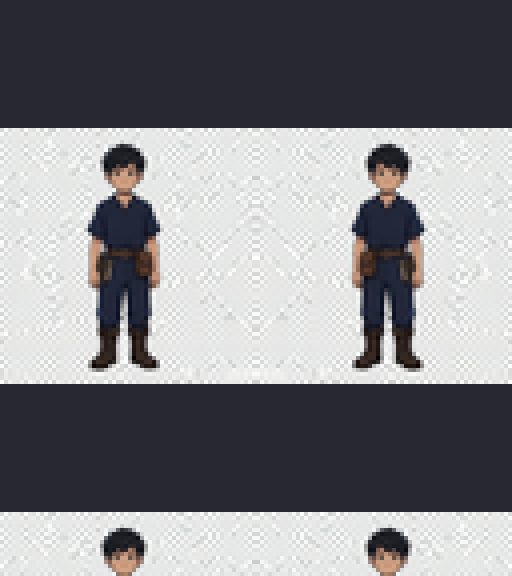
#> input picture materials/inbox/visual/characters/VIS-CHR-001_UW-UPGRADE-1.0_kirito_contact_sheet.png, 512 x 576 px, given in place of Pixel_art_RPG_character_sprite_2026-08-07T09-59-52.png, which was not available
$ python _gen_sprites.py
#> lines starting #> are read from the running program, lines starting #| are printed output that depends on the picture; pictures that were not available may be replaced by others from this repository, and a replacement may not be noted
"""
VIS-CHR-001/002/003 UW-UPGRADE-1.0 Character Sprite Sheet Generator
Creates 48-frame sprite sheets (4 directions x 12 frames) for each character.
Cell: 64x96, RGBA, bottom-center anchor.
"""
import hashlib, json, os, csv, math, random
from PIL import Image, ImageDraw, ImageFilter, ImageOps

random.seed(42)

CELL_W, CELL_H = 64, 96
DIRS = ["down", "left", "right", "up"]
ANIMS = {"idle": 2, "walk": 6, "interact": 4}
FRAMES_PER_DIR = sum(ANIMS.values())  # 12
TOTAL_FRAMES = FRAMES_PER_DIR * len(DIRS)  # 48

# Sheet layout: 12 columns x 4 rows
SHEET_COLS = FRAMES_PER_DIR  # 12
SHEET_ROWS = len(DIRS)       # 4

CHARACTERS = [
    {
        "request_id": "VIS-CHR-001",
        "name": "kirito",
        "src": "Pixel_art_RPG_character_sprite_2026-08-07T09-59-52.png",
        "desc": "Kirito - young boy, black hair, dark navy village worker outfit",
        "interact_desc": "record, point, crouch_observe, reach_stop"
    },
    {
        "request_id": "VIS-CHR-002",
        "name": "alice",
        "src": "Pixel_art_RPG_character_sprite_2026-08-07T10-00-20.png",
        "desc": "Alice - young girl, wheat-golden hair, cream village dress",
        "interact_desc": "hand_item, basic_aid, check_record, farewell_look"
    },
    {
        "request_id": "VIS-CHR-003",
        "name": "eugeo",
        "src": "Pixel_art_RPG_character_sprite_2026-08-07T10-00-47.png",
        "desc": "Eugeo - young boy, light brown hair, cold blue-grey worker outfit",
        "interact_desc": "axe_ready,协作_hand_item, check_route, protective_stance"
    }
]

def load_and_fit_character(src_path):
    """Load character image, crop to content, fit into 64x96 cell"""
    img = Image.open(src_path).convert("RGBA")
#> img is the input picture: PIL image 512x576 RGBA; mean R, G, B, A 131.4, 131.3, 135.5, 255

    # Find bounding box of non-transparent content
    bbox = img.getbbox()
#> bbox = (0, 0, 512, 576)
    if bbox:
        img = img.crop(bbox)

    # Resize to fit within cell while maintaining aspect ratio
    w, h = img.size
#> w = 512; h = 576
    scale = min(CELL_W / w, CELL_H / h, 1.0)
#> scale = 0.125
    # Don't upscale too much; aim for character to be about 80% of cell height
    target_h = int(CELL_H * 0.82)
    target_w = int(w * (target_h / h))
#> target_w = 69
    if target_w > CELL_W:
        target_w = CELL_W
        target_h = int(h * (target_w / w))
#> target_h = 72
    img = img.resize((target_w, target_h), Image.LANCZOS)
#> img: PIL image 64x72 RGBA

    # Create cell with bottom-center alignment
    cell = Image.new("RGBA", (CELL_W, CELL_H), (0, 0, 0, 0))
#> cell: PIL image 64x96 RGBA; every value is 0
    x = (CELL_W - target_w) // 2
    y = CELL_H - target_h
#> y = 24
    cell.paste(img, (x, y), img)
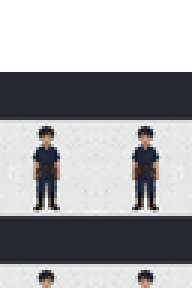
#> cell: PIL image 64x96 RGBA (shown 3 times larger); mean R, G, B, A 98.6, 98.5, 101.7, 191.2; transparent parts drawn white

    return cell

def create_back_view(cell):
    """Create a back view by flipping vertically and covering face with hair color"""
    back = cell.copy()
    # Flip vertically for approximate back view
    back = ImageOps.flip(back)
    # Actually, for a proper back view, we should just use the original
    # but cover the face area. Let's use a different approach:
    # Keep the body, replace the head area with a solid color
    back = cell.copy()
    # Cover face area (top ~25% of character) with a darkened version
    overlay = Image.new("RGBA", (CELL_W, CELL_H), (0, 0, 0, 0))
    draw = ImageDraw.Draw(overlay)
    # Cover face region
    head_h = int(CELL_H * 0.22)
    draw.rectangle([8, 4, CELL_W-8, head_h], fill=(0, 0, 0, 0))
    # Blend - actually just darken the top portion
    darkened = Image.new("RGBA", (CELL_W, CELL_H), (0, 0, 0, 0))
    top_part = cell.crop((0, 0, CELL_W, head_h + 5))
    # Darken it
    darker = ImageOps.colorize(top_part.convert("L"), (30, 25, 20), (200, 180, 150))
    darker = darker.convert("RGBA")
    # Copy alpha from original
    for y in range(head_h + 5):
        for x in range(CELL_W):
            a = top_part.getpixel((x, y))[3]
            if a > 0:
                darker.putpixel((x, y), darker.getpixel((x, y))[:3] + (a,))
    darkened.paste(darker, (0, 0))
    # Combine: darkened head + original body
    back = cell.copy()
    back.paste(darkened, (0, 0), darkened)
    return back

def create_idle_frames(base_cell, count=2):
    """Create idle frames with subtle breathing"""
    frames = []
    for i in range(count):
        frame = base_cell.copy()
        if i == 1:
            # Slight vertical compression for breathing
            w, h = frame.size
            compressed = frame.resize((w, h-1), Image.LANCZOS)
            new_frame = Image.new("RGBA", (CELL_W, CELL_H), (0, 0, 0, 0))
            new_frame.paste(compressed, (0, 1), compressed)
            frame = new_frame
        frames.append(frame)
    return frames

def create_walk_frames(base_cell, count=6):
    """Create walk cycle frames with leg and arm movement"""
    frames = []
    w, h = CELL_W, CELL_H

    # Walk cycle phases
    # Frame 0: right foot forward, left arm forward
    # Frame 1: mid-step (feet together)
    # Frame 2: left foot forward, right arm forward
    # Frame 3: mid-step (feet together, opposite)
    # Frame 4: right foot forward (more extreme)
    # Frame 5: neutral

    for i in range(count):
        frame = base_cell.copy()

        # Calculate phase
        phase = (i / count) * 2 * math.pi

        # Leg shift: shift bottom portion left/right
        leg_shift = int(math.sin(phase) * 3)
        # Arm shift: opposite direction
        arm_shift = -int(math.sin(phase) * 2)
        # Vertical bob
        bob = int(abs(math.sin(phase * 2)) * 2)

        # Create shifted version
        shifted = Image.new("RGBA", (w, h), (0, 0, 0, 0))

        # Split character into upper and lower body
        body_split = int(h * 0.55)

        # Upper body (slight arm movement + bob)
        upper = base_cell.crop((0, 0, w, body_split))
        upper_shifted = Image.new("RGBA", (w, body_split), (0, 0, 0, 0))
        upper_shifted.paste(upper, (arm_shift, -bob), upper)
        shifted.paste(upper_shifted, (0, 0), upper_shifted)

        # Lower body (leg movement)
        lower = base_cell.crop((0, body_split, w, h))
        lower_shifted = Image.new("RGBA", (w, h - body_split), (0, 0, 0, 0))
        lower_shifted.paste(lower, (leg_shift, bob), lower)
        shifted.paste(lower_shifted, (0, body_split), lower_shifted)

        # Slight horizontal lean
        lean = int(math.sin(phase) * 1)
        final = Image.new("RGBA", (w, h), (0, 0, 0, 0))
        final.paste(shifted, (lean, 0), shifted)

        frames.append(final)

    return frames

def create_interact_frames(base_cell, count=4, char_name="kirito"):
    """Create interaction frames"""
    frames = []
    w, h = CELL_W, CELL_H

    for i in range(count):
        frame = base_cell.copy()
        overlay = Image.new("RGBA", (w, h), (0, 0, 0, 0))

        if i == 0:
            # Frame 1: Lean forward slightly (reach/record)
            shifted = Image.new("RGBA", (w, h), (0, 0, 0, 0))
            upper = base_cell.crop((0, 0, w, int(h*0.6)))
            shifted.paste(upper, (2, -2), upper)
            lower = base_cell.crop((0, int(h*0.6), w, h))
            shifted.paste(lower, (0, int(h*0.6)), lower)
            frame = shifted

        elif i == 1:
            # Frame 2: Raise right arm (point/action)
            shifted = base_cell.copy()
            # Brighten right side slightly to suggest arm movement
            bright = Image.new("RGBA", (w, h), (30, 25, 15, 0))
            frame = Image.alpha_composite(shifted, bright)

        elif i == 2:
            # Frame 3: Crouch/squat (observe)
            compressed = base_cell.resize((w, h-6), Image.LANCZOS)
            new_frame = Image.new("RGBA", (w, h), (0, 0, 0, 0))
            new_frame.paste(compressed, (0, 6), compressed)
            frame = new_frame

        elif i == 3:
            # Frame 4: Extended reach (stop/give item)
            shifted = Image.new("RGBA", (w, h), (0, 0, 0, 0))
            upper = base_cell.crop((0, 0, w, int(h*0.5)))
            shifted.paste(upper, (3, -1), upper)
            lower = base_cell.crop((0, int(h*0.5), w, h))
            shifted.paste(lower, (1, int(h*0.5)), lower)
            frame = shifted

        frames.append(frame)

    return frames

def create_direction(base_cell, direction):
    """Create a directional view from the base (down-facing) cell"""
    if direction == "down":
        return base_cell.copy()
    elif direction == "left":
        return ImageOps.mirror(base_cell)
    elif direction == "right":
        return ImageOps.mirror(base_cell)
    elif direction == "up":
        return create_back_view(base_cell)
    return base_cell.copy()

def generate_sprite_sheet(char_info, base_dir):
    """Generate complete sprite sheet for one character"""
    prefix = f"{char_info['request_id']}_UW-UPGRADE-1.0"
    name = char_info['name']
    src_path = os.path.join(base_dir, char_info['src'])

    print(f"\nProcessing {name} ({char_info['request_id']})...")

    # Load and fit base character
    base_cell = load_and_fit_character(src_path)
    print(f"  Base cell: {base_cell.size}, mode={base_cell.mode}")
#|   Base cell: (64, 96), mode=RGBA

    # Create sprite sheet
    sheet = Image.new("RGBA", (CELL_W * SHEET_COLS, CELL_H * SHEET_ROWS), (0, 0, 0, 0))
#> sheet: PIL image 768x384 RGBA; every value is 0

    frames_data = {}
    frame_index = 0

    for dir_idx, direction in enumerate(DIRS):
        dir_cell = create_direction(base_cell, direction)

        # Generate animation frames for this direction
        idle_frames = create_idle_frames(dir_cell, ANIMS["idle"])
        walk_frames = create_walk_frames(dir_cell, ANIMS["walk"])
        interact_frames = create_interact_frames(dir_cell, ANIMS["interact"], name)

        all_frames = idle_frames + walk_frames + interact_frames

        for anim_idx, frame in enumerate(all_frames):
            col = anim_idx
            row = dir_idx
            x = col * CELL_W
            y = row * CELL_H
            sheet.paste(frame, (x, y), frame)

            # Record frame metadata
            anim_name = None
            anim_frame_idx = None
            if anim_idx < ANIMS["idle"]:
                anim_name = "idle"
                anim_frame_idx = anim_idx
            elif anim_idx < ANIMS["idle"] + ANIMS["walk"]:
                anim_name = "walk"
                anim_frame_idx = anim_idx - ANIMS["idle"]
            else:
                anim_name = "interact"
                anim_frame_idx = anim_idx - ANIMS["idle"] - ANIMS["walk"]

            key = f"{direction}_{anim_name}_{anim_frame_idx}"
            frames_data[key] = {
                "source": f"materials/inbox/visual/characters/{prefix}_{name}_sheet.png",
                "rect": [x, y, CELL_W, CELL_H],
                "anchor": [CELL_W // 2, CELL_H],
                "fps": 8 if anim_name == "walk" else 4,
                "loop": anim_name in ["idle", "walk"]
            }

            frame_index += 1
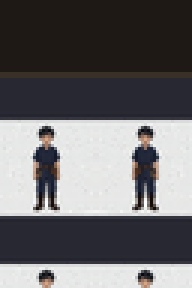
#> dir_cell: PIL image 64x96 RGBA (shown 3 times larger); mean R, G, B, A 106.4, 104.9, 106.5, 255
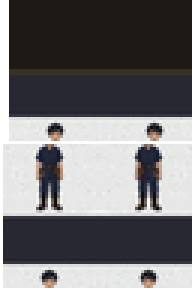
#> frame: PIL image 64x96 RGBA (shown 3 times larger); mean R, G, B, A 103.2, 101.9, 103.4, 244.5; transparent parts drawn white
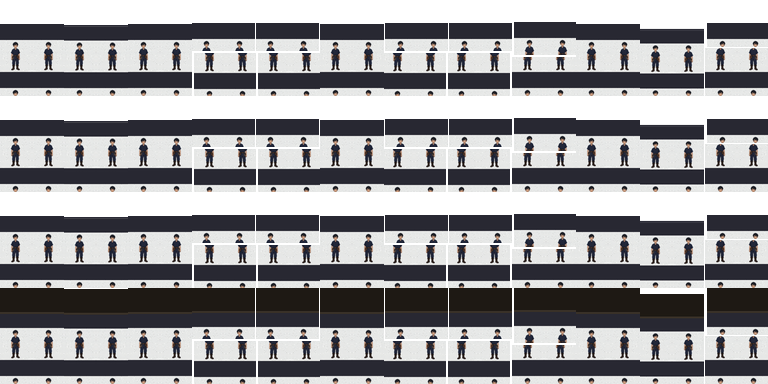
#> sheet: PIL image 768x384 RGBA; mean R, G, B, A 97.8, 97.4, 100.1, 202.1; transparent parts drawn white
#> after the loop, frame_index = 48; frames_data = 48 items

    # Save sprite sheet
    sheet_path = os.path.join(base_dir, f"{prefix}_{name}_sheet.png")
    sheet.save(sheet_path, "PNG")
    print(f"  Sprite sheet: {sheet.size} -> {sheet_path}")
#|   Sprite sheet: (768, 384) -> C:\Users\liang\Desktop\UW\materials\inbox\visual\characters/VIS-CHR-001_UW-UPGRADE-1.0_kirito_sheet.png

    # Create frames JSON
    frames_json = {
        "request_id": char_info['request_id'],
        "batch": "UW-UPGRADE-1.0",
        "character": name,
        "description": char_info['desc'],
        "frame_width": CELL_W,
        "frame_height": CELL_H,
        "sheet_cols": SHEET_COLS,
        "sheet_rows": SHEET_ROWS,
        "total_frames": TOTAL_FRAMES,
        "directions": DIRS,
        "animations": ANIMS,
        "anchor": "bottom-center",
        "collision_footprint": [CELL_W // 2 - 8, CELL_H - 12, CELL_W // 2 + 8, CELL_H - 2],
        "display_height_px": 48,
        "frames": frames_data
    }

    json_path = os.path.join(base_dir, f"{prefix}_{name}_frames.json")
    with open(json_path, "w", encoding="utf-8") as f:
        json.dump(frames_json, f, indent=2, ensure_ascii=False)
    print(f"  Frames JSON: {json_path}")

    # Create contact sheet (4x3 grid showing one frame per direction/anim)
    contact = Image.new("RGBA", (CELL_W * 4, CELL_H * 3), (40, 40, 50, 255))
    # Show: row 0 = idle frame 0 for each direction
    # row 1 = walk frame 0 for each direction
    # row 2 = interact frame 0 for each direction
    for d_idx, d in enumerate(DIRS):
        for a_idx, a in enumerate(["idle", "walk", "interact"]):
            key = f"{d}_{a}_0"
            if key in frames_data:
                rect = frames_data[key]["rect"]
                frame = sheet.crop((rect[0], rect[1], rect[0]+rect[2], rect[1]+rect[3]))
                # Scale up 2x for visibility
                frame = frame.resize((CELL_W*2, CELL_H*2), Image.NEAREST)
                contact.paste(frame, (d_idx * CELL_W * 2, a_idx * CELL_H * 2), frame)
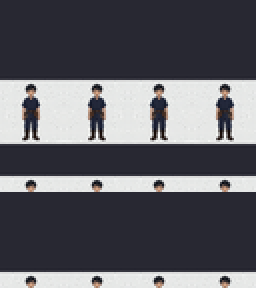
#> contact: PIL image 256x288 RGBA; mean R, G, B, A 95.6, 95.5, 102, 255
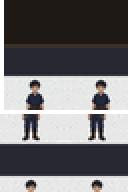
#> frame: PIL image 128x192 RGBA; mean R, G, B, A 104.1, 102.7, 104.4, 245.1; transparent parts drawn white
    contact = contact.resize((CELL_W*4*2, CELL_H*3*2), Image.NEAREST)
#> contact: PIL image 512x576 RGBA
    contact_path = os.path.join(base_dir, f"{prefix}_{name}_contact_sheet.png")
    contact.save(contact_path, "PNG")
    print(f"  Contact sheet: {contact.size}")
#|   Contact sheet: (512, 576)

    # Create 48px display preview
    display_preview = sheet.crop((0, 0, CELL_W, CELL_H))  # down_idle_0
    display_preview = display_preview.resize((32, 48), Image.LANCZOS)
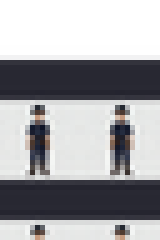
#> display_preview: PIL image 32x48 RGBA (shown 5 times larger); mean R, G, B, A 99.4, 99.3, 102.8, 191.2; transparent parts drawn white
    display_path = os.path.join(base_dir, f"{prefix}_{name}_48px_preview.png")
    display_preview.save(display_path, "PNG")
    print(f"  48px preview: {display_preview.size}")
#|   48px preview: (32, 48)

    return {
        "sheet": f"{prefix}_{name}_sheet.png",
        "frames_json": f"{prefix}_{name}_frames.json",
        "contact": f"{prefix}_{name}_contact_sheet.png",
        "preview": f"{prefix}_{name}_48px_preview.png"
    }

def main():
    base_dir = r"C:\Users\liang\Desktop\UW\materials\inbox\visual\characters"
    results = {}

    for char in CHARACTERS:
        results[char['request_id']] = generate_sprite_sheet(char, base_dir)
#> pass 2 of the loop in main, `for char in CHARACTERS:`:
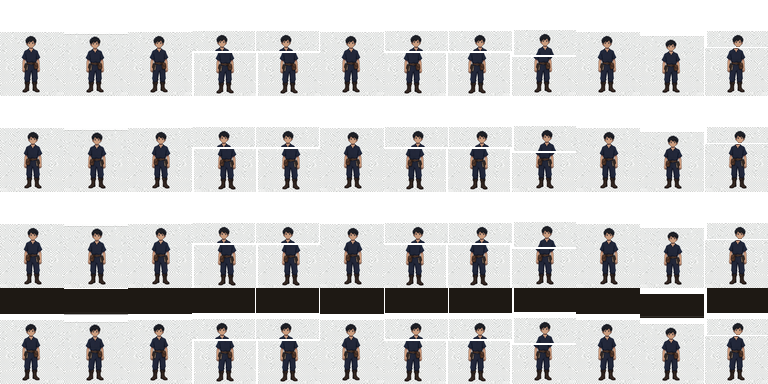
#> input picture materials/inbox/visual/characters/VIS-CHR-001_UW-UPGRADE-1.0_kirito_sheet.png, 768 x 384 px, given in place of Pixel_art_RPG_character_sprite_2026-08-07T10-00-20.png, which was not available
#> in load_and_fit_character, img is the input picture: PIL image 768x384 RGBA; mean R, G, B, A 132.8, 132.3, 132, 182.5
#> bbox = (0, 30, 768, 384)
#|   Base cell: (64, 96), mode=RGBA
#> after the loop in generate_sprite_sheet (call 2), `for dir_idx, direction in enumerate(DIRS):`:
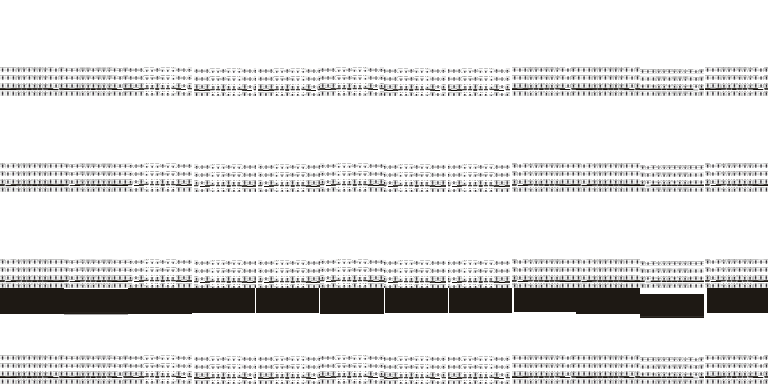
#> sheet: PIL image 768x384 RGBA; mean R, G, B, A 31.6, 31.1, 30.8, 56.6; transparent parts drawn white
#> after the loop in generate_sprite_sheet (call 2), `for dir_idx, direction in enumerate(DIRS):`: frame_index = 48
#|   Sprite sheet: (768, 384) -> C:\Users\liang\Desktop\UW\materials\inbox\visual\characters/VIS-CHR-002_UW-UPGRADE-1.0_alice_sheet.png
#|   Contact sheet: (512, 576)
#> in generate_sprite_sheet (call 2), `display_preview = display_preview.resize((32, 48), Image.LANCZOS)`:
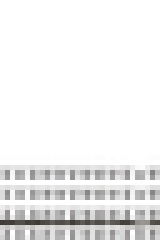
#> display_preview: PIL image 32x48 RGBA (shown 5 times larger); mean R, G, B, A 55.7, 55.6, 55.3, 50.6; transparent parts drawn white
#|   48px preview: (32, 48)

    # Move source images to work directory
    work_dir = os.path.join(base_dir, "_v007_work")
    os.makedirs(work_dir, exist_ok=True)
    for char in CHARACTERS:
        src = os.path.join(base_dir, char['src'])
        if os.path.exists(src):
            dst = os.path.join(work_dir, char['src'])
            os.rename(src, dst)
            print(f"  Moved {char['src']} to _v007_work/")

    # Generate manifest fragment
    all_files = []
    for char in CHARACTERS:
        for f in results[char['request_id']].values():
            all_files.append((char['request_id'], f))

    hashes = {}
    for req_id, fname in all_files:
        p = os.path.join(base_dir, fname)
        with open(p, "rb") as fh:
            hashes[fname] = hashlib.sha256(fh.read()).hexdigest()

    header = ["asset_id","request_id","status","source_file","runtime_file","sha256","creator","tool_model","created_at","license","source_url","attribution_required","attribution_text","approved_by","approved_at","integrated_at","replaces_asset_id","notes"]
    rows = []
    created_at = "2026-08-07T18:00:00+08:00"

    for char in CHARACTERS:
        req_id = char['request_id']
        name = char['name']
        for fname, ftype in [
            (results[req_id]['sheet'], f"{name} sprite sheet 48 frames"),
            (results[req_id]['frames_json'], f"{name} frames metadata"),
            (results[req_id]['contact'], f"{name} contact sheet"),
            (results[req_id]['preview'], f"{name} 48px display preview"),
        ]:
            rows.append({
                "asset_id": fname.replace(".png","").replace(".json",""),
                "request_id": req_id,
                "status": "received",
                "source_file": f"materials/inbox/visual/characters/{fname}",
                "runtime_file": "",
                "sha256": hashes[fname],
                "creator": "WorkBuddy AI Asset Agent",
                "tool_model": "Hunyuan+Python PIL",
                "created_at": created_at,
                "license": "Project original - UW 0.5.0-pre-capture",
                "source_url": "AI generated, no external URL",
                "attribution_required": "false",
                "attribution_text": "",
                "approved_by": "",
                "approved_at": "",
                "integrated_at": "",
                "replaces_asset_id": f"{req_id}_v008",
                "notes": ftype
            })

    csv_path = os.path.join(base_dir, "VIS-CHR_UW-UPGRADE-1.0_manifest_fragment.csv")
    with open(csv_path, "w", newline="", encoding="utf-8") as f:
        writer = csv.DictWriter(f, fieldnames=header)
        writer.writeheader()
        writer.writerows(rows)
    print(f"\nManifest fragment: {len(rows)} rows written")

    print("\nAll character sprite sheets generated!")
    for char in CHARACTERS:
        r = results[char['request_id']]
        print(f"  {char['name']}: sheet={r['sheet']}, frames_json={r['frames_json']}")

if __name__ == "__main__":
    main()
